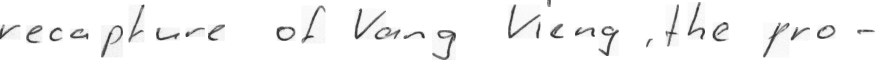
#> input picture data/check_image/a (1).png, 1749 x 119 px (shown at 1/2 size)
$ python -i page.py   (imports and definitions only)
#> lines starting #> are read from the running program, lines starting #| are printed output that depends on the picture; after the words box and inside, x2 and y2 are one past the last pixel; in counts of white or black regions, pixels touching at a corner belong together
### src2/ocr/helpers.py
import matplotlib.pyplot as plt
import numpy as np
import cv2

SMALL_HEIGHT = 800

# [4 lines left out: function implt, not called in this run]

def resize(img, height=SMALL_HEIGHT, always=False):
    if (img.shape[0] > height or always):
        rat = height / img.shape[0]
        return cv2.resize(img, (int(rat * img.shape[1]), height))
    return img

def ratio(img, height=SMALL_HEIGHT):
    return img.shape[0] / height

# [4 lines left out: function img_extend, not called in this run]

### src2/ocr/page.py
import numpy as np
import cv2

from .helpers import *

def detection(image, area_thresh = 0.5):
    small = resize(image)
    image_edges = _edges_detection(small, 200, 250)
    closed_edges = cv2.morphologyEx(image_edges, cv2.MORPH_CLOSE, np.ones((5, 11)))
    page_contour = _find_page_contours(closed_edges, small, area_thresh)
    page_contour = page_contour.dot(ratio(image, small.shape[0]))
    new_image = _persp_transform(image, page_contour)
    return new_image


def _edges_detection(img, minVal, maxVal):
    img = cv2.cvtColor(img, cv2.COLOR_BGR2GRAY)
    img = cv2.bilateralFilter(img, 9, 75, 75)
    img = cv2.adaptiveThreshold(img, 255, cv2.ADAPTIVE_THRESH_GAUSSIAN_C, cv2.THRESH_BINARY, 115, 4)
    img = cv2.medianBlur(img, 11)
    img = cv2.copyMakeBorder(img, 5, 5, 5, 5, cv2.BORDER_CONSTANT, value=[0, 0, 0])
    return cv2.Canny(img, minVal, maxVal)


def _four_corners_sort(pts):
    diff = np.diff(pts, axis=1)
    summ = pts.sum(axis=1)
    return np.array([pts[np.argmin(summ)],pts[np.argmax(diff)],pts[np.argmax(summ)],pts[np.argmin(diff)]])


def _contour_offset(cnt, offset):
    cnt += offset
    cnt[cnt < 0] = 0
    return cnt


def _find_page_contours(edges, img, area_thresh):
    contours, hierarchy = cv2.findContours(edges, cv2.RETR_TREE, cv2.CHAIN_APPROX_SIMPLE)
    height = edges.shape[0]
    width = edges.shape[1]
    MIN_COUNTOUR_AREA = height * width * area_thresh
    MAX_COUNTOUR_AREA = (width - 10) * (height - 10)
    max_area = MIN_COUNTOUR_AREA
    page_contour = np.array([[0, 0],[0, height-5],[width-5, height-5],[width-5, 0]])
    for cnt in contours:
        perimeter = cv2.arcLength(cnt, True)
        approx = cv2.approxPolyDP(cnt, 0.03 * perimeter, True)
        if (len(approx) == 4 and cv2.isContourConvex(approx) and max_area < cv2.contourArea(approx) < MAX_COUNTOUR_AREA):
            max_area = cv2.contourArea(approx)
            page_contour = approx[:, 0]
    page_contour = _four_corners_sort(page_contour)
    return _contour_offset(page_contour, (-5, -5))


def _persp_transform(img, s_points):
    height = max(np.linalg.norm(s_points[0] - s_points[1]),np.linalg.norm(s_points[2] - s_points[3]))
    width = max(np.linalg.norm(s_points[1] - s_points[2]),np.linalg.norm(s_points[3] - s_points[0]))
    t_points = np.array([[0, 0],[0, height],[width, height],[width, 0]], np.float32)
    if s_points.dtype != np.float32:
        s_points = s_points.astype(np.float32)
    M = cv2.getPerspectiveTransform(s_points, t_points)
    return cv2.warpPerspective(img, M, (int(width), int(height)))

>>> import cv2
>>> picture = cv2.imread('../../data/check_image/a (1).png')
#> picture is the input picture: shape (119, 1749, 3); min 34, max 255, mean 244
>>> result = detection(picture)
#> in _edges_detection, `img = cv2.adaptiveThreshold(img, 255, cv2.ADAPTIVE_THRESH_GAUSSIAN_C, ..`:
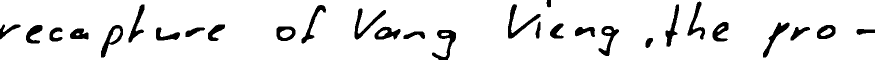
#> img: shape (119, 1749) (shown at 1/2 size); 91.4% white; 29 black regions, largest, box (x1, y1, x2, y2) and area: (1016, 8, 1081, 77) 1026, (864, 60, 912, 119) 983, (709, 17, 772, 79) 958
#> in _edges_detection, `img = cv2.medianBlur(img, 11)`:
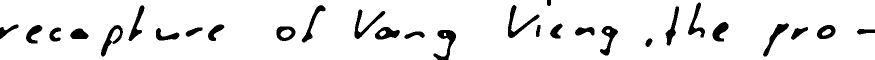
#> img: shape (119, 1749) (shown at 1/2 size); 91.9% white; 29 black regions, largest, box (x1, y1, x2, y2) and area: (867, 60, 912, 119) 1001, (1016, 10, 1079, 76) 974, (709, 19, 771, 78) 901
#> in _edges_detection, `img = cv2.copyMakeBorder(img, 5, 5, 5, 5, cv2.BORDER_CONSTANT, value=[..`:
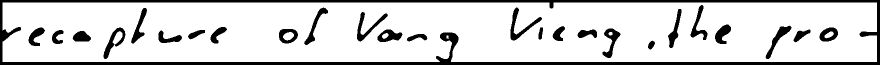
#> img: shape (129, 1759) (shown at 1/2 size); 84.3% white; 26 black regions, largest, box (x1, y1, x2, y2) and area: (0, 0, 1759, 129) 20557, (1021, 15, 1084, 81) 974, (714, 24, 776, 83) 901
#> in _edges_detection, `return cv2.Canny(img, minVal, maxVal)`:
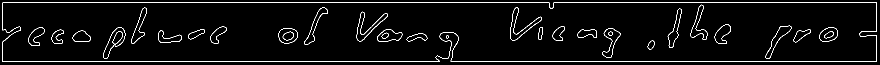
#> returned value: shape (129, 1759) (shown at 1/2 size); 3.5% white in thin lines or dots
#> in detection, `closed_edges = cv2.morphologyEx(image_edges, cv2.MORPH_CLOSE, np.ones(..`:
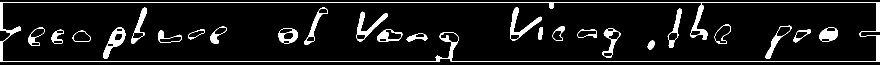
#> closed_edges: shape (129, 1759) (shown at 1/2 size); 7.6% white; 25 white regions
#> in _find_page_contours, `contours, hierarchy = cv2.findContours(edges, cv2.RETR_TREE, cv2.CHAIN..`: contours = 61 contours; largest, box (x1, y1, x2, y2) and area: (0, 4, 1759, 124) 208431, (4, 4, 1754, 124) 205420, (206, 54, 251, 118) 1182, (1020, 14, 1084, 81) 1036, (713, 23, 776, 83) 996
#> the loop in _find_page_contours, `for cnt in contours:` made 61 passes
#> (perimeter, max_area, page_contour) on pass 1: (3868.4, 207969, [[0, 5], [0, 123], [1758, 123], [1752, 4]])
#> perimeter on passes 2, 3, 5, 6, 7, 8: 112.5, 54.14, 50.28, 102.4, 46.49, 96.43
#> after the loop in _find_page_contours, `for cnt in contours:`: max_area = 207969
#> in _four_corners_sort, `diff = np.diff(pts, axis=1)`: diff = [5, 123, -1635, -1748]
#> in _four_corners_sort, `summ = pts.sum(axis=1)`: summ = [5, 123, 1881, 1756]
#> in _contour_offset, `cnt += offset`: cnt = [[-5, 0], [-5, 118], [1753, 118], [1747, -1]]
#> in detection, `page_contour = _find_page_contours(closed_edges, small, area_thresh)`: page_contour = [[0, 0], [0, 118], [1753, 118], [1747, 0]]
#> in _persp_transform, `height = max(np.linalg.norm(s_points[0] - s_points[1]),np.linalg.norm(..`: height = 118.2
#> in _persp_transform, `width = max(np.linalg.norm(s_points[1] - s_points[2]),np.linalg.norm(s..`: width = 1753
#> in _persp_transform, `t_points = np.array([[0, 0],[0, height],[width, height],[width, 0]], n..`: t_points = [[0, 0], [0, 118.2], [1753, 118.2], [1753, 0]]
#> in _persp_transform, `s_points = s_points.astype(np.float32)`: s_points = [[0, 0], [0, 118], [1753, 118], [1747, 0]]
#> in _persp_transform, `M = cv2.getPerspectiveTransform(s_points, t_points)`: M = [[1, 0, 0], [4.18e-18, 1, 0], [0, 2.91e-05, 1]]
#> in _persp_transform, `return cv2.warpPerspective(img, M, (int(width), int(height)))`:
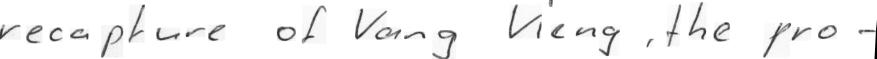
#> returned value: shape (118, 1753, 3) (shown at 1/2 size); min 0, max 255, mean 243.8

$ run again, on data/check_image/a (12).png
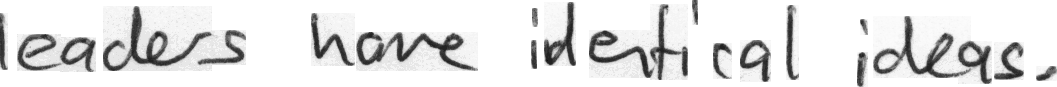
#> input picture data/check_image/a (12).png, 1057 x 87 px
#> picture is the input picture: shape (87, 1057, 3); min 14, max 255, mean 226.1
#> in detection, `closed_edges = cv2.morphologyEx(image_edges, cv2.MORPH_CLOSE, np.ones(..`:
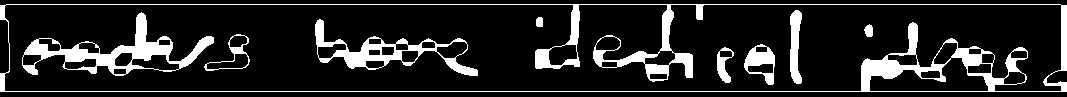
#> closed_edges: shape (97, 1067); 14.4% white; 9 white regions
#> contours = 46 contours; largest, box (x1, y1, x2, y2) and area: (0, 4, 1067, 92) 92068, (4, 4, 1062, 92) 82413, (22, 12, 214, 76) 4126, (315, 19, 478, 76) 3037, (869, 57, 989, 92) 2186
#> the loop in _find_page_contours, `for cnt in contours:` made 46 passes
#> (perimeter, max_area, page_contour) on pass 1: (2355.7, 91951, [[0, 5], [0, 91], [1066, 91], [1060, 4]])
#> after the loop in _find_page_contours, `for cnt in contours:`: max_area = 91951
#> diff = [5, 91, -975, -1056]
#> summ = [5, 91, 1157, 1064]
#> cnt = [[-5, 0], [-5, 86], [1061, 86], [1055, -1]]
#> in detection, `page_contour = _find_page_contours(closed_edges, small, area_thresh)`: page_contour = [[0, 0], [0, 86], [1061, 86], [1055, 0]]
#> in _persp_transform, `height = max(np.linalg.norm(s_points[0] - s_points[1]),np.linalg.norm(..`: height = 86.21
#> in _persp_transform, `width = max(np.linalg.norm(s_points[1] - s_points[2]),np.linalg.norm(s..`: width = 1061
#> t_points = [[0, 0], [0, 86.21], [1061, 86.21], [1061, 0]]
#> s_points = [[0, 0], [0, 86], [1061, 86], [1055, 0]]
#> M = [[1.01, 0, 0], [-1.49e-17, 1.01, 0], [-1.57e-19, 6.61e-05, 1]]
#> in _persp_transform, `return cv2.warpPerspective(img, M, (int(width), int(height)))`:
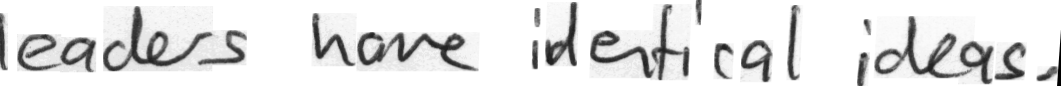
#> returned value: shape (86, 1061, 3); min 0, max 255, mean 225.5
